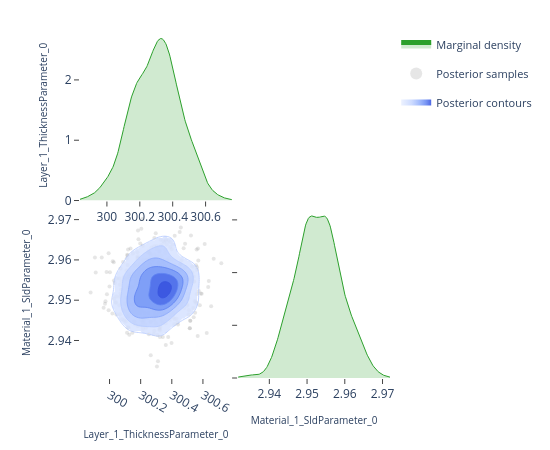

Notebook source saved alongside this figure:
### Code cell
# ---- Pairwise focus: thickness vs SLD ---------------------------------------
# A 2-parameter corner plot zooms in on the joint posterior for a specific
# pair.  This is the same view the EasyReflectometryApp's "2D Heatmap"
# sub-tab uses to inspect parameter degeneracies.


params_of_interest = ['Layer_1_ThicknessParameter_0', 'Material_1_SldParameter_0']
idx = [posterior.param_names.index(p) for p in params_of_interest]
subset_draws = np.asarray(posterior.draws)[:, idx]

fig = plot_corner(subset_draws, params_of_interest)
fig.show()

### Figure 1 — Plotly figure (JSON) as saved in the notebook; plotly's stock layout.template omitted (floating-point values rounded to 4 significant figures; data arrays with more than 128 entries replaced by an {"elided": "..."} marker saying what was removed)
{"data": [{"fill": "tozeroy", "fillcolor": "rgba(44, 160, 44, 0.22)", "hoverinfo": "skip", "legendgroup": "marginal", "line": {"color": "rgb(44, 160, 44)", "width": 1}, "mode": "lines", "name": "Marginal density", "showlegend": true, "type": "scatter", "x": {"elided": "256 float values"}, "xaxis": "x", "y": {"elided": "256 float values"}, "yaxis": "y"}, {"hoverinfo": "skip", "legendgroup": "scatter", "marker": {"color": "rgba(140, 140, 140, 0.22)", "size": 4}, "mode": "markers", "name": "Posterior samples", "showlegend": true, "type": "scatter", "x": {"elided": "520 float values"}, "xaxis": "x3", "y": {"elided": "520 float values"}, "yaxis": "y3", "zorder": 0}, {"colorscale": [[0.0, "rgba(224, 233, 255, 0.62)"], [0.35, "rgba(183, 203, 255, 0.70)"], [0.6, "rgba(138, 169, 252, 0.78)"], [0.82, "rgba(96, 131, 242, 0.84)"], [1.0, "rgba(58, 86, 224, 0.90)"]], "connectgaps": false, "contours": {"coloring": "fill", "end": 154.1, "showlabels": false, "showlines": false, "size": 24.33, "start": 32.44}, "hoverinfo": "skip", "legendgroup": "contour", "name": "Posterior contours", "showlegend": true, "showscale": false, "type": "contour", "x": [299.8, 299.8, 299.9, 299.9, 299.9, 299.9, 299.9, 299.9, 299.9, 299.9, 300.0, 300.0, 300.0, 300.0, 300.0, 300.0, 300.0, 300.0, 300.0, 300.1, 300.1, 300.1, 300.1, 300.1, 300.1, 300.1, 300.1, 300.2, 300.2, 300.2, 300.2, 300.2, 300.2, 300.2, 300.2, 300.2, 300.3, 300.3, 300.3, 300.3, 300.3, 300.3, 300.3, 300.3, 300.4, 300.4, 300.4, 300.4, 300.4, 300.4, 300.4, 300.4, 300.4, 300.5, 300.5, 300.5, 300.5, 300.5, 300.5, 300.5, 300.5, 300.5, 300.6, 300.6, 300.6, 300.6, 300.6, 300.6, 300.6, 300.6, 300.7, 300.7, 300.7, 300.7, 300.7, 300.7, 300.7, 300.7, 300.7, 300.8], "xaxis": "x3", "y": [2.932, 2.932, 2.933, 2.933, 2.934, 2.934, 2.935, 2.935, 2.936, 2.936, 2.937, 2.937, 2.938, 2.938, 2.939, 2.939, 2.94, 2.94, 2.941, 2.941, 2.942, 2.942, 2.943, 2.943, 2.944, 2.944, 2.945, 2.945, 2.946, 2.947, 2.947, 2.948, 2.948, 2.949, 2.949, 2.95, 2.95, 2.951, 2.951, 2.952, 2.952, 2.953, 2.953, 2.954, 2.954, 2.955, 2.955, 2.956, 2.956, 2.957, 2.957, 2.958, 2.958, 2.959, 2.959, 2.96, 2.96, 2.961, 2.961, 2.962, 2.962, 2.963, 2.963, 2.964, 2.964, 2.965, 2.965, 2.966, 2.966, 2.967, 2.967, 2.968, 2.968, 2.969, 2.969, 2.97, 2.97, 2.971, 2.971, 2.972], "yaxis": "y3", "z": {"elided": "80x80 float values"}, "zmax": 154.1, "zmin": 32.44, "zorder": 1}, {"colorscale": [[0.0, "rgba(183, 203, 255, 0.94)"], [0.35, "rgba(183, 203, 255, 0.94)"], [0.35, "rgba(138, 169, 252, 0.95)"], [0.6, "rgba(138, 169, 252, 0.95)"], [0.6, "rgba(96, 131, 242, 0.96)"], [0.82, "rgba(96, 131, 242, 0.96)"], [0.82, "rgba(58, 86, 224, 0.98)"], [1.0, "rgba(58, 86, 224, 0.98)"]], "contours": {"coloring": "lines", "end": 154.1, "showlabels": false, "size": 24.33, "start": 32.44}, "hoverinfo": "skip", "legendgroup": "contour", "line": {"width": 0.9}, "showlegend": false, "showscale": false, "type": "contour", "x": [299.8, 299.8, 299.9, 299.9, 299.9, 299.9, 299.9, 299.9, 299.9, 299.9, 300.0, 300.0, 300.0, 300.0, 300.0, 300.0, 300.0, 300.0, 300.0, 300.1, 300.1, 300.1, 300.1, 300.1, 300.1, 300.1, 300.1, 300.2, 300.2, 300.2, 300.2, 300.2, 300.2, 300.2, 300.2, 300.2, 300.3, 300.3, 300.3, 300.3, 300.3, 300.3, 300.3, 300.3, 300.4, 300.4, 300.4, 300.4, 300.4, 300.4, 300.4, 300.4, 300.4, 300.5, 300.5, 300.5, 300.5, 300.5, 300.5, 300.5, 300.5, 300.5, 300.6, 300.6, 300.6, 300.6, 300.6, 300.6, 300.6, 300.6, 300.7, 300.7, 300.7, 300.7, 300.7, 300.7, 300.7, 300.7, 300.7, 300.8], "xaxis": "x3", "y": [2.932, 2.932, 2.933, 2.933, 2.934, 2.934, 2.935, 2.935, 2.936, 2.936, 2.937, 2.937, 2.938, 2.938, 2.939, 2.939, 2.94, 2.94, 2.941, 2.941, 2.942, 2.942, 2.943, 2.943, 2.944, 2.944, 2.945, 2.945, 2.946, 2.947, 2.947, 2.948, 2.948, 2.949, 2.949, 2.95, 2.95, 2.951, 2.951, 2.952, 2.952, 2.953, 2.953, 2.954, 2.954, 2.955, 2.955, 2.956, 2.956, 2.957, 2.957, 2.958, 2.958, 2.959, 2.959, 2.96, 2.96, 2.961, 2.961, 2.962, 2.962, 2.963, 2.963, 2.964, 2.964, 2.965, 2.965, 2.966, 2.966, 2.967, 2.967, 2.968, 2.968, 2.969, 2.969, 2.97, 2.97, 2.971, 2.971, 2.972], "yaxis": "y3", "z": {"elided": "80x80 float values"}, "zmax": 154.1, "zmin": 32.44, "zorder": 2}, {"fill": "tozeroy", "fillcolor": "rgba(44, 160, 44, 0.22)", "hoverinfo": "skip", "legendgroup": "marginal", "line": {"color": "rgb(44, 160, 44)", "width": 1}, "mode": "lines", "name": "Marginal density", "showlegend": false, "type": "scatter", "x": {"elided": "256 float values"}, "xaxis": "x4", "y": {"elided": "256 float values"}, "yaxis": "y4"}], "layout": {"height": 450, "legend": {"font": {"size": 11}, "itemsizing": "constant", "orientation": "v", "x": 1.02, "xanchor": "left", "y": 1.0, "yanchor": "top"}, "margin": {"b": 60, "l": 80, "r": 160, "t": 30}, "plot_bgcolor": "white", "showlegend": true, "width": 550, "xaxis": {"anchor": "y", "domain": [0.0, 0.49], "showgrid": false, "ticks": "outside", "zeroline": false}, "xaxis2": {"anchor": "y2", "domain": [0.51, 1.0], "showgrid": false, "ticks": "outside", "visible": false, "zeroline": false}, "xaxis3": {"anchor": "y3", "domain": [0.0, 0.49], "showgrid": false, "ticks": "outside", "title": {"font": {"size": 10}, "text": "Layer_1_ThicknessParameter_0"}, "zeroline": false}, "xaxis4": {"anchor": "y4", "domain": [0.51, 1.0], "showgrid": false, "ticks": "outside", "title": {"font": {"size": 10}, "text": "Material_1_SldParameter_0"}, "zeroline": false}, "yaxis": {"anchor": "x", "domain": [0.51, 1.0], "showgrid": false, "ticks": "outside", "title": {"font": {"size": 10}, "text": "Layer_1_ThicknessParameter_0"}, "zeroline": false}, "yaxis2": {"anchor": "x2", "domain": [0.51, 1.0], "showgrid": false, "ticks": "outside", "visible": false, "zeroline": false}, "yaxis3": {"anchor": "x3", "domain": [0.0, 0.49], "showgrid": false, "ticks": "outside", "title": {"font": {"size": 10}, "text": "Material_1_SldParameter_0"}, "zeroline": false}, "yaxis4": {"anchor": "x4", "domain": [0.0, 0.49], "showgrid": false, "showticklabels": false, "ticks": "outside", "zeroline": false}}}
